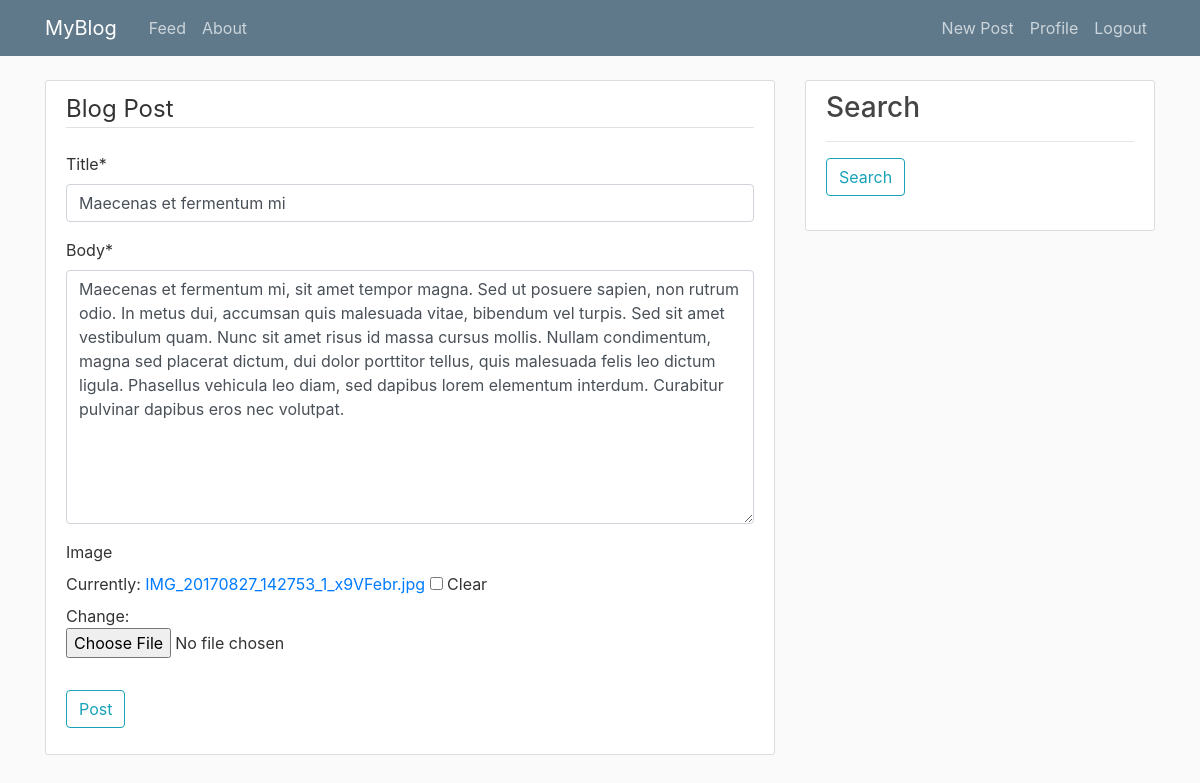
The app's page /post/maecenas-et-fermentum-mi/update (signed in) with its own data.
### blog/models.py (models this page shows, shortened)
class Post(models.Model):
    title = models.CharField(max_length=50)
    body = models.TextField()
    img = models.ImageField(null=True, blank=True, verbose_name='image')
    created = models.DateTimeField(editable=False)
    modified = models.DateTimeField()
    slug = models.SlugField(unique=True, editable=False)
    author = models.ForeignKey(
        User,
        on_delete=models.CASCADE,
        editable=False,
    )
    class Meta():
        ordering = ['-created']

### blog/views.py (the view, shortened to what this page needs)
# urls.py: re_path(r'^post/(?P<slug>[-\w]+)/update', views.PostUpdateView.as_view(), name='post-update'),
class PostUpdateView(LoginRequiredMixin, UserPassesTestMixin, UpdateView):
    model = models.Post
    fields = ['title', 'body', 'img']
    def test_func(self):
        post = self.get_object()
        if self.request.user == post.author:
            return True
        return False

### blog/templates/blog/post_form.html (shortened to what this page needs)
{% extends "blog/base.html" %}
{% load crispy_forms_tags %}
{% block content %}
    <div class="content-section">
        <form method="POST" enctype="multipart/form-data">
            <fieldset class="form-group">
                <legend class="border-bottom mb-4">Blog Post</legend>
                {{ form|crispy }}
            </fieldset>
            <div class="form-group">
                <button class="btn btn-outline-info" type="submit">Post</button>
            </div>
        </form>
    </div>
{% endblock content %}

### blog/static/blog/main.css (style rules this page uses)
body { background: #fafafa; color: #333333; margin-top: 5rem; }
.content-section { background: #ffffff; padding: 10px 20px; border: 1px solid #dddddd; border-radius: 3px; margin-bottom: 20px; }

### records on screen
Post: title "Maecenas et fermentum mi", body "Maecenas et fermentum mi, sit amet tempor magna. Sed ut posuere sapien, non rutrum odio. In metus dui, accumsan quis malesuada vitae, bibendum vel turpis. Sed sit amet vestibulum quam. Nunc sit amet risus id massa cursus mollis. Nullam condimentum, magna sed placerat dictum, dui dolor porttitor tellus, quis malesuada felis leo dictum ligula. Phasellus vehicula leo diam, sed dapibus lorem elementum interdum. Curabitur pulvinar dapibus eros nec volutpat."
